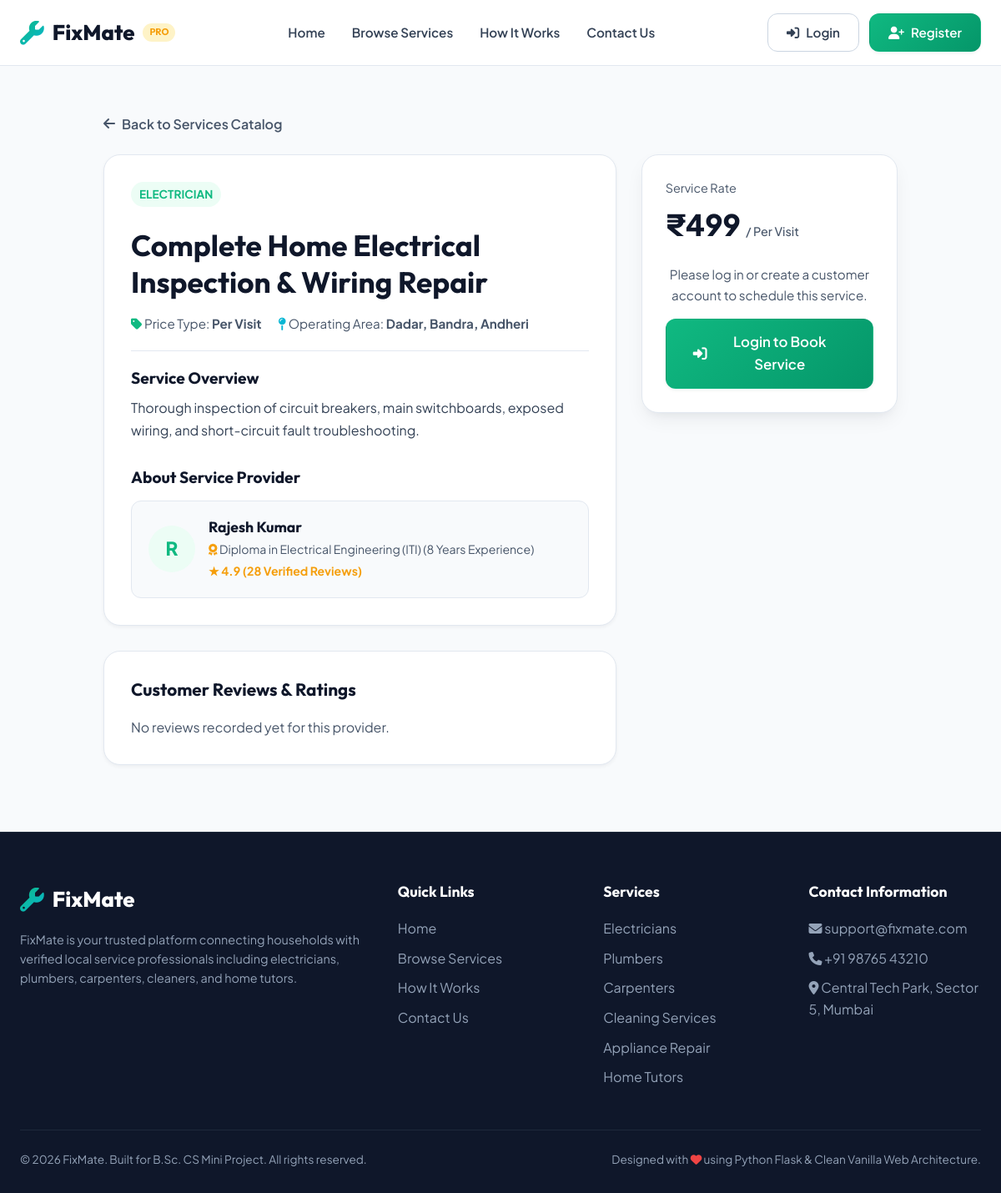
Screenshot of /services/1 with the database file from the repository.
### database.py (models this page shows, shortened)
class Category(db.Model):
    __tablename__ = 'categories'
    id = db.Column(db.Integer, primary_key=True)
    name = db.Column(db.String(80), nullable=False, unique=True)
    slug = db.Column(db.String(80), nullable=False, unique=True)
    description = db.Column(db.Text, nullable=True)
    icon = db.Column(db.String(50), default='fa-tools')
    services = db.relationship('Service', backref='category', lazy=True)

class Service(db.Model):
    __tablename__ = 'services'
    id = db.Column(db.Integer, primary_key=True)
    provider_id = db.Column(db.Integer, db.ForeignKey('provider_profiles.id', ondelete='CASCADE'), nullable=False)
    category_id = db.Column(db.Integer, db.ForeignKey('categories.id', ondelete='CASCADE'), nullable=False)
    title = db.Column(db.String(150), nullable=False)
    description = db.Column(db.Text, nullable=False)
    price = db.Column(db.Float, nullable=False)
    price_type = db.Column(db.String(20), default='Fixed') # 'Fixed', 'Per Hour', 'Per Visit'
    estimated_time = db.Column(db.String(50), default='1-2 Hours')
    image = db.Column(db.String(255), nullable=True)
    is_active = db.Column(db.Boolean, default=True)
    created_at = db.Column(db.DateTime, default=datetime.now)

class ProviderProfile(db.Model):
    __tablename__ = 'provider_profiles'
    id = db.Column(db.Integer, primary_key=True)
    user_id = db.Column(db.Integer, db.ForeignKey('users.id', ondelete='CASCADE'), nullable=False)
    experience = db.Column(db.Integer, nullable=False, default=0) # years
    qualification = db.Column(db.String(150), nullable=False)
    category_id = db.Column(db.Integer, db.ForeignKey('categories.id', ondelete='SET NULL'), nullable=True)
    operating_area = db.Column(db.String(100), nullable=False)
    verification_doc = db.Column(db.String(255), nullable=True)
    photo = db.Column(db.String(255), nullable=True, default='default_avatar.png')
    bio = db.Column(db.Text, nullable=True)
    rating = db.Column(db.Float, default=5.0)
    total_reviews = db.Column(db.Integer, default=0)
    category = db.relationship('Category', backref='providers')
    services = db.relationship('Service', backref='provider', lazy=True, cascade="all, delete-orphan")

class User(UserMixin, db.Model):
    __tablename__ = 'users'
    id = db.Column(db.Integer, primary_key=True)
    full_name = db.Column(db.String(100), nullable=False)
    email = db.Column(db.String(120), unique=True, nullable=False, index=True)
    password_hash = db.Column(db.String(255), nullable=False)
    mobile = db.Column(db.String(20), nullable=False)
    address = db.Column(db.Text, nullable=False)
    role = db.Column(db.String(20), nullable=False)  # 'customer', 'provider', 'admin'
    status = db.Column(db.String(20), default='Approved')  # 'Approved', 'Pending', 'Rejected'
    created_at = db.Column(db.DateTime, default=datetime.now)
    customer_profile = db.relationship('CustomerProfile', backref='user', uselist=False, cascade="all, delete-orphan")
    provider_profile = db.relationship('ProviderProfile', backref='user', uselist=False, cascade="all, delete-orphan")

### routes/public.py (the view)
@public_bp.route('/services/<int:service_id>')
def service_detail(service_id):
    service = Service.query.get_or_404(service_id)
    provider_user = User.query.get(service.provider.user_id)
    reviews = Review.query.filter_by(provider_id=provider_user.id).order_by(Review.created_at.desc()).all()
    return render_template('service_detail.html', service=service, provider=provider_user, reviews=reviews)

### templates/service_detail.html (shortened to what this page needs)
{% extends 'base.html' %}
{% block content %}
<section class="section" style="padding-top: 40px;">
    <div class="container" style="max-width: 1000px;">
        <a href="{{ url_for('public.services') }}" style="display: inline-flex; align-items: center; gap: 8px; color: var(--gray-600); font-weight: 600; margin-bottom: 24px;">
            <i class="fa-solid fa-arrow-left"></i> Back to Services Catalog
        </a>
        <div style="display: grid; grid-template-columns: 2fr 1fr; gap: 30px;">
            <div>
                <div style="background: var(--white); border: 1px solid var(--gray-200); border-radius: var(--radius-lg); padding: 32px; box-shadow: var(--shadow-sm); margin-bottom: 30px;">
                    <span class="service-badge" style="font-size: 0.85rem;">{{ service.category.name }}</span>
                    <h1 style="font-size: 2.2rem; margin: 12px 0 16px;">{{ service.title }}</h1>
                    <div style="display: flex; align-items: center; gap: 20px; border-bottom: 1px solid var(--gray-200); padding-bottom: 20px; margin-bottom: 20px; color: var(--gray-600); font-size: 0.95rem;">
                        <div><i class="fa-solid fa-tag" style="color: var(--primary);"></i> Price Type: <strong>{{ service.price_type }}</strong></div>
                        <div><i class="fa-solid fa-map-pin" style="color: var(--secondary);"></i> Operating Area: <strong>{{ service.provider.operating_area }}</strong></div>
                    </div>
                    <h3 style="font-size: 1.2rem; margin-bottom: 10px;">Service Overview</h3>
                    <p style="color: var(--gray-700); font-size: 1rem; line-height: 1.7; margin-bottom: 30px;">{{ service.description }}</p>
                    <h3 style="font-size: 1.2rem; margin-bottom: 16px;">About Service Provider</h3>
                    <div style="display: flex; gap: 16px; align-items: center; background: var(--gray-50); padding: 20px; border-radius: var(--radius-md); border: 1px solid var(--gray-200);">
                        <div style="width: 56px; height: 56px; border-radius: 50%; background: var(--primary-light); color: var(--primary); font-weight: 800; font-size: 1.4rem; display: flex; align-items: center; justify-content: center;">
                            {{ provider.full_name[0] }}
                        </div>
                        <div>
                            <h4 style="font-size: 1.1rem; margin-bottom: 4px;">{{ provider.full_name }}</h4>
                            <div style="font-size: 0.88rem; color: var(--gray-600);">
                                <i class="fa-solid fa-award" style="color: var(--accent);"></i> {{ service.provider.qualification }} ({{ service.provider.experience }} Years Experience)
                            </div>
                            <div style="font-size: 0.88rem; color: var(--accent); font-weight: 700; margin-top: 4px;">
                                ★ {{ service.provider.rating }} ({{ service.provider.total_reviews }} Verified Reviews)
                            </div>
                        </div>
                    </div>
                </div>
                <div style="background: var(--white); border: 1px solid var(--gray-200); border-radius: var(--radius-lg); padding: 32px; box-shadow: var(--shadow-sm);">
                    <h3 style="font-size: 1.3rem; margin-bottom: 20px;">Customer Reviews & Ratings</h3>
                    {% if reviews %}
                        {% for r in reviews %}
                            <div style="border-bottom: 1px solid var(--gray-200); padding-bottom: 16px; margin-bottom: 16px;">
                                <div style="display: flex; justify-content: space-between; align-items: center; margin-bottom: 6px;">
                                    <strong>{{ r.customer.full_name }}</strong>
                                    <div class="stars">
                                        {% for i in range(r.rating) %}
                                            <i class="fa-solid fa-star"></i>
                                        {% endfor %}
                                    </div>
                                </div>
                                <p style="color: var(--gray-700); font-size: 0.92rem;">"{{ r.comment }}"</p>
                                <span style="font-size: 0.78rem; color: var(--gray-400);">{{ r.created_at.strftime('%b %d, %Y') }}</span>
                            </div>
                        {% endfor %}
                    {% else %}
                        <p style="color: var(--gray-600);">No reviews recorded yet for this provider.</p>
                    {% endif %}
                </div>
            </div>
            <div>
                <div style="background: var(--white); border: 1px solid var(--gray-200); border-radius: var(--radius-lg); padding: 28px; box-shadow: var(--shadow-md); position: sticky; top: 100px;">
                    <div style="font-size: 0.9rem; color: var(--gray-600); margin-bottom: 4px;">Service Rate</div>
                    <div style="font-size: 2.2rem; font-weight: 800; color: var(--dark); margin-bottom: 20px;">
                        ₹{{ "%.0f"|format(service.price) }} <span style="font-size: 0.9rem; font-weight: 500; color: var(--gray-600);">/ {{ service.price_type }}</span>
                    </div>
                    {% if current_user.is_authenticated and current_user.role == 'customer' %}
                        <form action="{{ url_for('customer.book_service', service_id=service.id) }}" method="POST">
                            <div class="form-group">
                                <label for="booking_date" class="form-label">Select Date *</label>
                                <input type="date" id="booking_date" name="booking_date" class="form-control" required>
                            </div>
                            <div class="form-group">
                                <label for="time_slot" class="form-label">Preferred Time Slot *</label>
                                <select id="time_slot" name="time_slot" class="form-control" required>
                                    <option value="">Select Time Slot</option>
                                    <option value="09:00 AM - 11:00 AM">09:00 AM - 11:00 AM</option>
                                    <option value="11:00 AM - 01:00 PM">11:00 AM - 01:00 PM</option>
                                    <option value="02:00 PM - 04:00 PM">02:00 PM - 04:00 PM</option>
                                    <option value="04:00 PM - 06:00 PM">04:00 PM - 06:00 PM</option>
                                    <option value="06:00 PM - 08:00 PM">06:00 PM - 08:00 PM</option>
                                </select>
                            </div>
                            <div class="form-group">
                                <label for="address" class="form-label">Service Delivery Address *</label>
                                <textarea id="address" name="address" class="form-control" required>{{ current_user.address }}</textarea>
                            </div>
                            <div class="form-group">
                                <label for="notes" class="form-label">Notes / Instructions</label>
                                <input type="text" id="notes" name="notes" class="form-control" placeholder="e.g. Bring extra ladder / Call before arriving">
                            </div>
                            <button type="submit" class="btn btn-primary btn-lg" style="width: 100%;">
                                <i class="fa-solid fa-check-circle"></i> Confirm Booking Request
                            </button>
                        </form>
                    {% elif current_user.is_authenticated %}
                        <div style="background: var(--accent-light); padding: 16px; border-radius: var(--radius-md); text-align: center; color: var(--warning); font-weight: 600;">
                            You are logged in as a {{ current_user.role|capitalize }}. Please log in with a Customer account to book services.
                        </div>
                    {% else %}
                        <div style="text-align: center;">
                            <p style="color: var(--gray-600); margin-bottom: 16px; font-size: 0.95rem;">Please log in or create a customer account to schedule this service.</p>
                            <a href="{{ url_for('public.book_now_gate', service_id=service.id) }}" class="btn btn-primary btn-lg" style="width: 100%;">
                                <i class="fa-solid fa-right-to-bracket"></i> Login to Book Service
                            </a>
                        </div>
                    {% endif %}
                </div>
            </div>
        </div>
    </div>
</section>
{% endblock %}

### static/css/style.css (style rules this page uses)
:root { --primary: #10b981; --primary-hover: #059669; --primary-light: #ecfdf5; --secondary: #06b6d4; --secondary-hover: #0891b2; --accent: #f59e0b; --accent-light: #fef3c7; --dark: #0f172a; --dark-surface: #1e293b; --light: #f8fafc; --white: #ffffff; --gray-50: #f8fafc; --gray-100: #f1f5f9; --gray-200: #e2e8f0; --gray-300: #cbd5e1; --gray-400: #94a3b8; --gray-600: #475569; --gray-700: #334155; --gray-800: #1e293b; --danger: #ef4444; --success: #10b981; --warning: #f59e0b; --radius-sm: 8px; --radius-md: 12px; --radius-lg: 20px; --radius-full: 9999px; --shadow-sm: 0 2px 4px rgba(15, 23, 42, 0.05); --shadow-md: 0 10px 25px -5px rgba(15, 23, 42, 0.08), 0 8px 10px -6px rgba(15, 23, 42, 0.04); --shadow-lg: 0 20px 35px -10px rgba(15, 23, 42, 0.12), 0 10px 15px -5px rgba(15, 23, 42, 0.06); --shadow-glow: 0 10px 30px rgba(16, 185, 129, 0.35); --transition: all 0.3s cubic-bezier(0.4, 0, 0.2, 1); }
* { margin: 0; padding: 0; box-sizing: border-box; }
body { font-family: 'Plus Jakarta Sans', sans-serif; color: var(--gray-800); background-color: var(--gray-50); line-height: 1.6; overflow-x: hidden; display: flex; flex-direction: column; min-height: 100vh; }
h1, h2, h3, h4, h5, h6 { font-family: 'Outfit', sans-serif; color: var(--dark); font-weight: 700; line-height: 1.25; }
a { text-decoration: none; color: inherit; transition: var(--transition); }
.container { width: 100%; max-width: 1240px; margin: 0 auto; padding: 0 24px; }
.btn { display: inline-flex; align-items: center; justify-content: center; gap: 8px; padding: 10px 22px; font-size: 0.95rem; font-weight: 600; border-radius: var(--radius-md); border: 1px solid transparent; cursor: pointer; transition: var(--transition); text-align: center; }
.btn-primary { background: linear-gradient(135deg, var(--primary), var(--primary-hover)); color: var(--white); box-shadow: var(--shadow-sm); }
.btn-lg { padding: 14px 32px; font-size: 1.05rem; border-radius: var(--radius-md); }
.section { padding: 80px 0; }
.service-badge { display: inline-block; background: var(--primary-light); color: var(--primary); font-size: 0.75rem; font-weight: 700; padding: 4px 10px; border-radius: var(--radius-full); text-transform: uppercase; margin-bottom: 12px; width: fit-content; }

### rows the page displays
Category: category.name "ELECTRICIAN"
Service: title "Complete Home Electrical Inspection & Wiring Repair", price_type "Per Visit", description "Thorough inspection of circuit breakers, main switchboards, exposed wiring, and short-circuit fault troubleshooting.", price "499"
ProviderProfile: provider.operating_area "Dadar, Bandra, Andheri", provider.qualification "Diploma in Electrical Engineering (ITI)", provider.experience "8", provider.rating "4.9", provider.total_reviews "28"
User: full_name "R", full_name "Rajesh Kumar"
